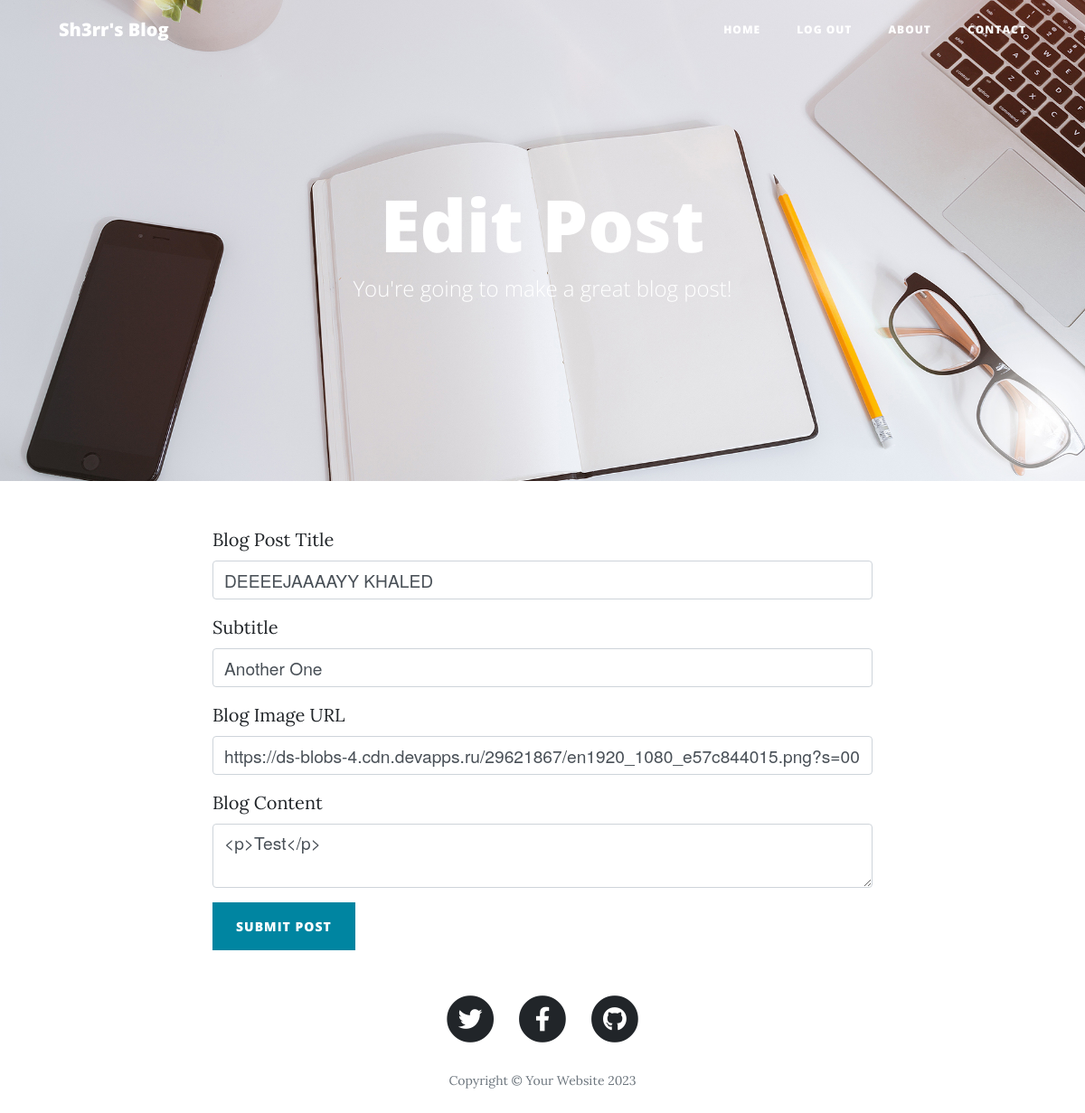
The page /edit-post/2 (signed in) on the database as committed earlier.
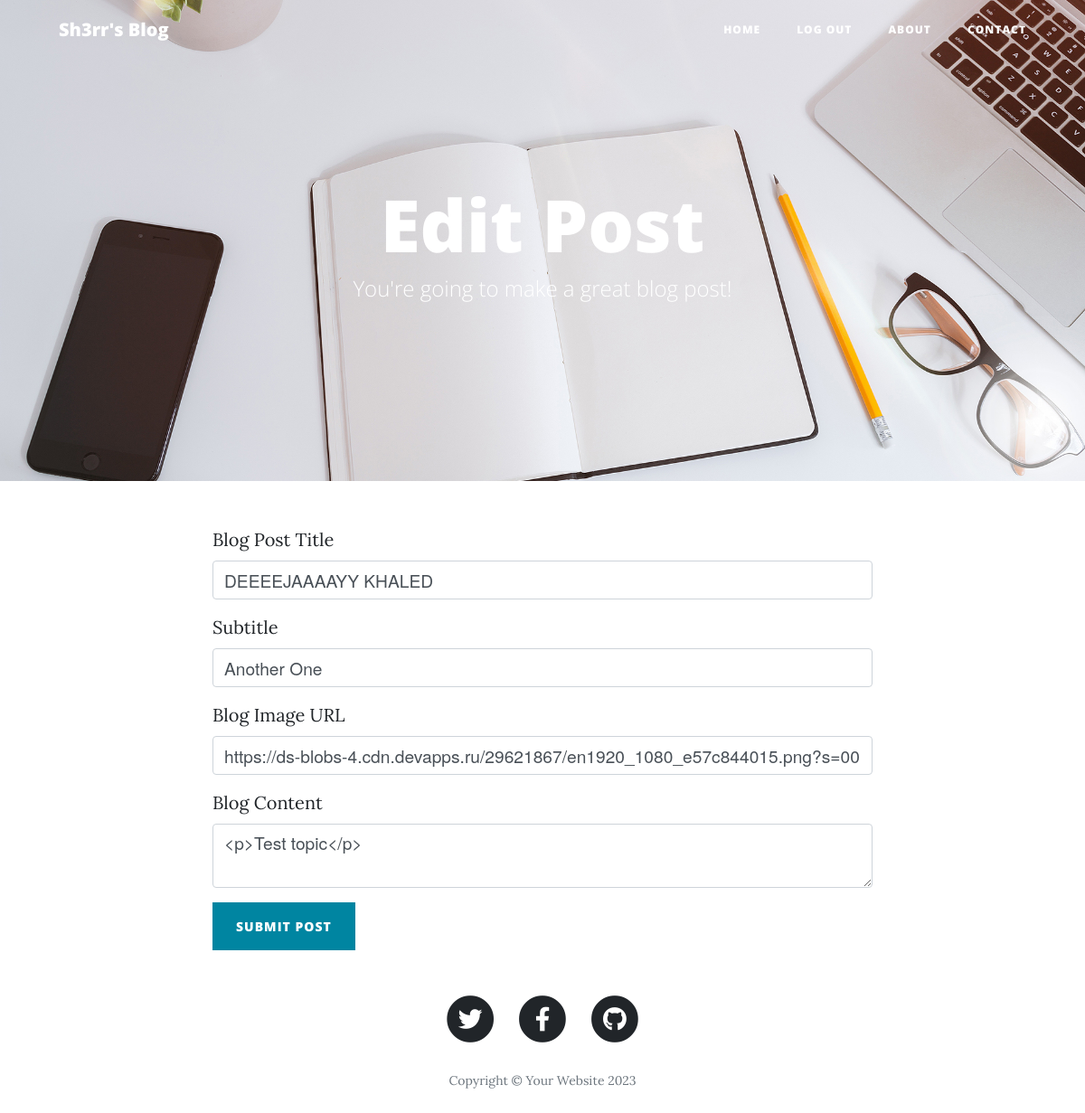
The same page on the database as committed later.
### models.py (models this page shows, shortened)
class BlogPost(Base):
    __tablename__ = "blog_post_table"
    id: Mapped[int] = mapped_column(primary_key=True)
    author: Mapped['User'] = relationship(back_populates="posts")
    author_id: Mapped[int] = mapped_column(ForeignKey('user_table.id'))
    title: Mapped[str] = mapped_column(String(250), nullable=False)
    subtitle: Mapped[str] = mapped_column(String(250), nullable=False)
    date: Mapped[str] = mapped_column(String(250), nullable=False)
    body: Mapped[str] = mapped_column(Text, nullable=False)
    img_url: Mapped[str] = mapped_column(String(250), nullable=False)
    comments: Mapped[List["Comment"]] = relationship(back_populates="post")

### main.py (the view, shortened to what this page needs)
@app.route('/edit-post/<int:post_id>', methods=['GET', 'POST'])
@login_required
def edit_post(post_id):
    post_to_edit = db_session.get(BlogPost, post_id)
    edit_form = CreatePostForm(
        title=post_to_edit.title,
        subtitle=post_to_edit.subtitle,
        img_url=post_to_edit.img_url,
        body=post_to_edit.body
    )
    return render_template('make-post.html', form=edit_form, is_edit=True)

### forms.py
class CreatePostForm(FlaskForm):
    title = StringField("Blog Post Title", validators=[DataRequired()])
    subtitle = StringField("Subtitle", validators=[DataRequired()])
    img_url = StringField("Blog Image URL", validators=[DataRequired()])
    body = CKEditorField("Blog Content", validators=[DataRequired()])
    submit = SubmitField("Submit Post")

### main.py (called while the page is built)
@login_manager.user_loader
def load_user(user_id):
    return db_session.get(User, int(user_id))

@app.teardown_appcontext
def shutdown_session(exception=None):
    db_session.remove()

### templates/make-post.html (shortened to what this page needs)
{% import 'bootstrap/wtf.html' as wtf %}
{% include 'header.html' %}
        <header class="masthead" style="background-image: url('{{ url_for('static', filename='/assets/img/edit-bg.jpg') }}')">
            <div class="container position-relative px-4 px-lg-5">
                <div class="row gx-4 gx-lg-5 justify-content-center">
                    <div class="col-md-10 col-lg-8 col-xl-7">
                        <div class="page-heading">
                            <h1>
                                {% if is_edit %}
                                Edit Post
                                {% else %}
                                New Post
                                {% endif %}
                            </h1>
                            <span class="subheading">You're going to make a great blog post!</span>
                        </div>
                    </div>
                </div>
            </div>
        </header>
        <div class="container">
            <div class="row">
                <div class="col-lg-8 col-md-10 mx-auto">
                  {{ wtf.quick_form(form, novalidate=True, button_map={"submit": "primary"}) }}
                </div>
            </div>
        </div>
{% include 'footer.html' %}

### templates/header.html (shortened to what this page needs)
<!DOCTYPE html>
<html lang="en">
<head>
  <link href="{{ url_for('static', filename='vendor/bootstrap/css/bootstrap.min.css') }}" rel="stylesheet">
  <link href="{{ url_for('static', filename='vendor/fontawesome-free/css/all.min.css')}}" rel="stylesheet" type="text/css">
  <link href="{{ url_for('static', filename='css/clean-blog.min.css')}}" rel="stylesheet">
</head>
<body>
  <nav class="navbar navbar-expand-lg navbar-light fixed-top" id="mainNav">
    <div class="container">
      <a class="navbar-brand" href="{{url_for('home')}}">Sh3rr's Blog</a>
      <div class="collapse navbar-collapse" id="navbarResponsive">
        <ul class="navbar-nav ml-auto">
          <li class="nav-item">
            <a class="nav-link" href="{{ url_for('home') }}">Home</a>
          </li>
          {% if not current_user.is_authenticated: %}
          <li class="nav-item">
            <a class="nav-link" href="{{ url_for('login') }}">Login</a>
          </li>
          <li class="nav-item">
            <a class="nav-link" href="{{ url_for('register') }}">Register</a>
          </li>
          {% else: %}
          <li class="nav-item">
            <a class="nav-link" href="{{ url_for('logout') }}">Log Out</a>
          </li>
          {% endif %}
          <li class="nav-item">
            <a class="nav-link" href="{{ url_for('about') }}">About</a>
          </li>
          <li class="nav-item">
            <a class="nav-link" href="{{ url_for('contact') }}">Contact</a>
          </li>
        </ul>
      </div>
    </div>
  </nav>

### templates/footer.html (shortened to what this page needs)
     <footer>
       <div class="container">
         <div class="row">
           <div class="col-lg-8 col-md-10 mx-auto">
             <ul class="list-inline text-center">
               <li class="list-inline-item">
                 <a href="#">
                   <span class="fa-stack fa-lg">
                     <i class="fas fa-circle fa-stack-2x"></i>
                     <i class="fab fa-twitter fa-stack-1x fa-inverse"></i>
                   </span>
                 </a>
               </li>
               <li class="list-inline-item">
                 <a href="#">
                   <span class="fa-stack fa-lg">
                     <i class="fas fa-circle fa-stack-2x"></i>
                     <i class="fab fa-facebook-f fa-stack-1x fa-inverse"></i>
                   </span>
                 </a>
               </li>
               <li class="list-inline-item">
                 <a href="#">
                   <span class="fa-stack fa-lg">
                     <i class="fas fa-circle fa-stack-2x"></i>
                     <i class="fab fa-github fa-stack-1x fa-inverse"></i>
                   </span>
                 </a>
               </li>
             </ul>
             <p class="copyright text-muted">Copyright &copy; Your Website 2023</p>
           </div>
         </div>
       </div>
       </footer>
  </body>
</html>

Rows that differ between the two databases and show on the page:
changed BlogPost "DEEEEJAAAAYY KHALED": body "<p>Test</p>" → "<p>Test topic</p>"
